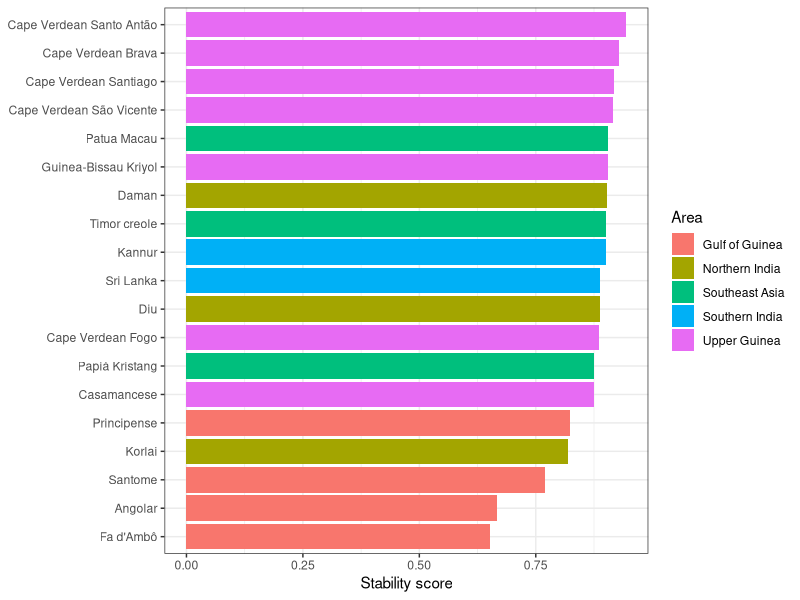
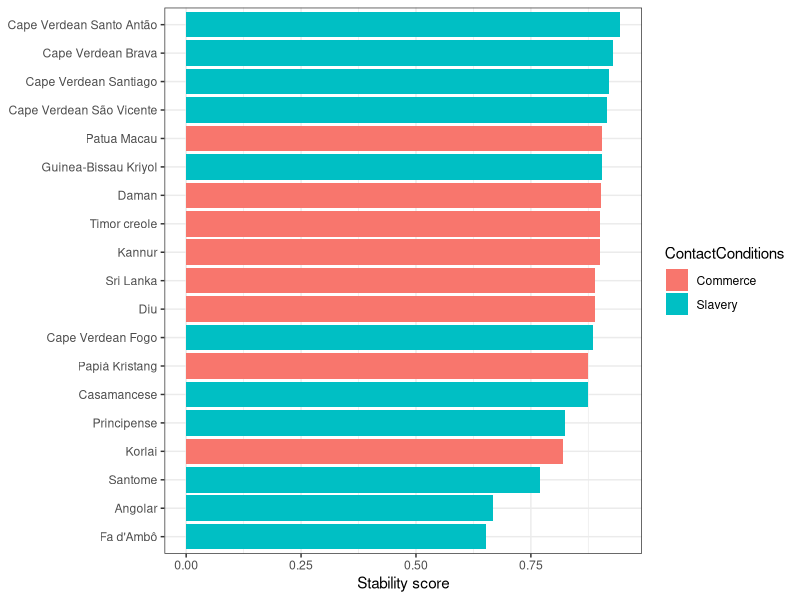
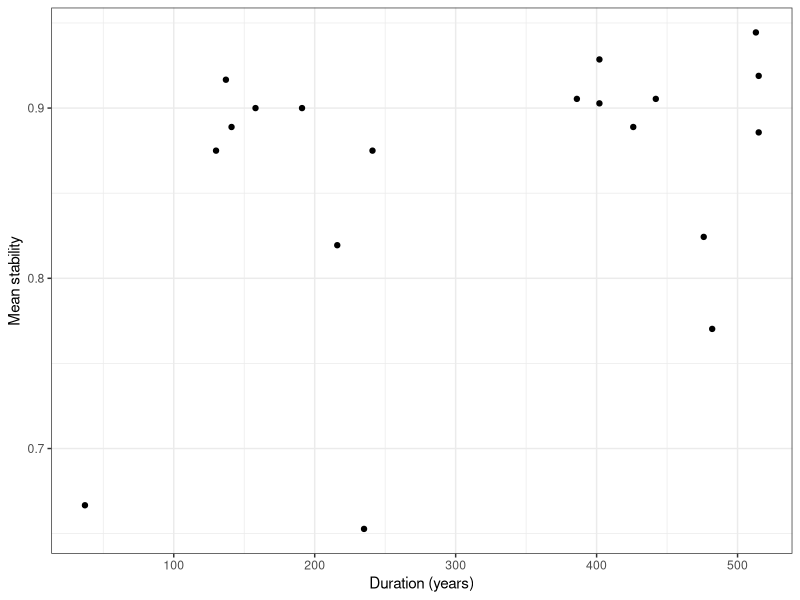
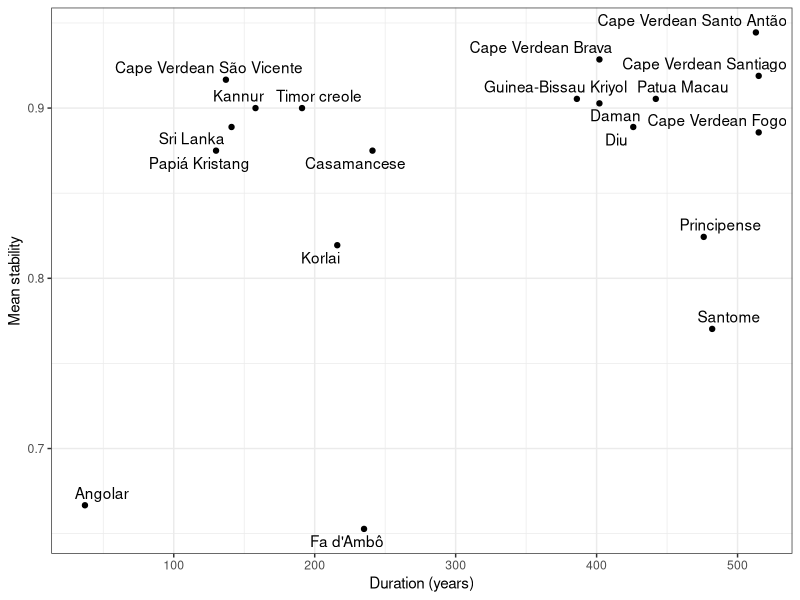
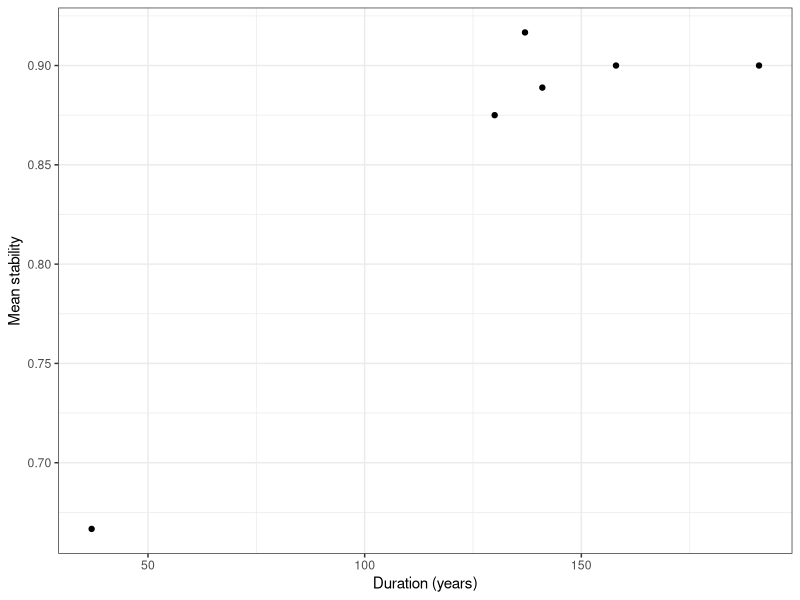
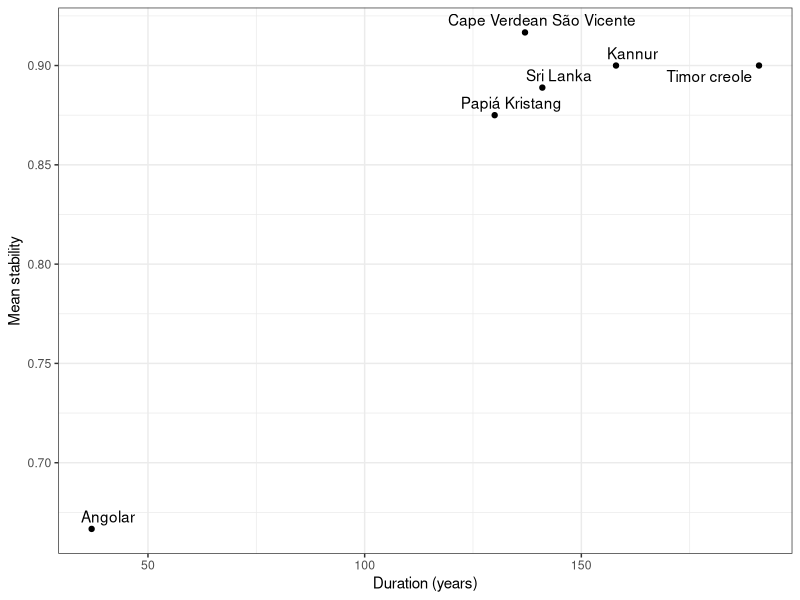
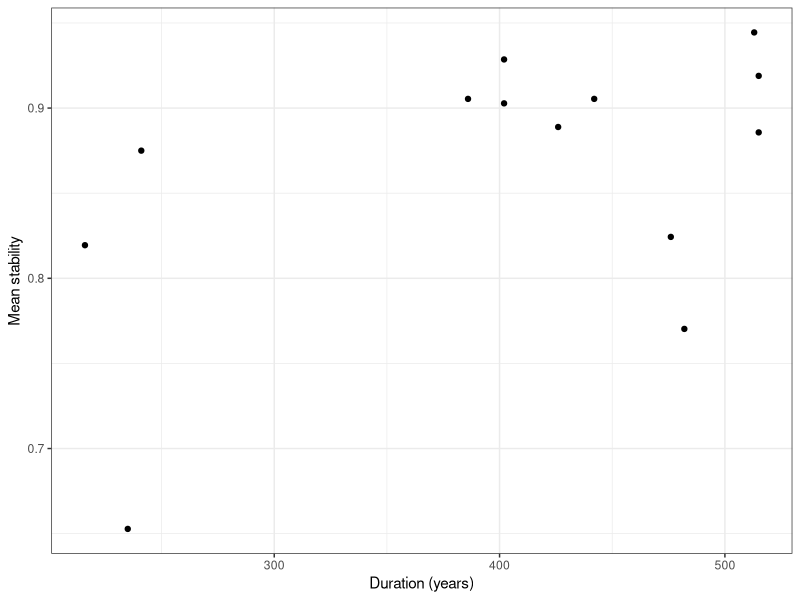
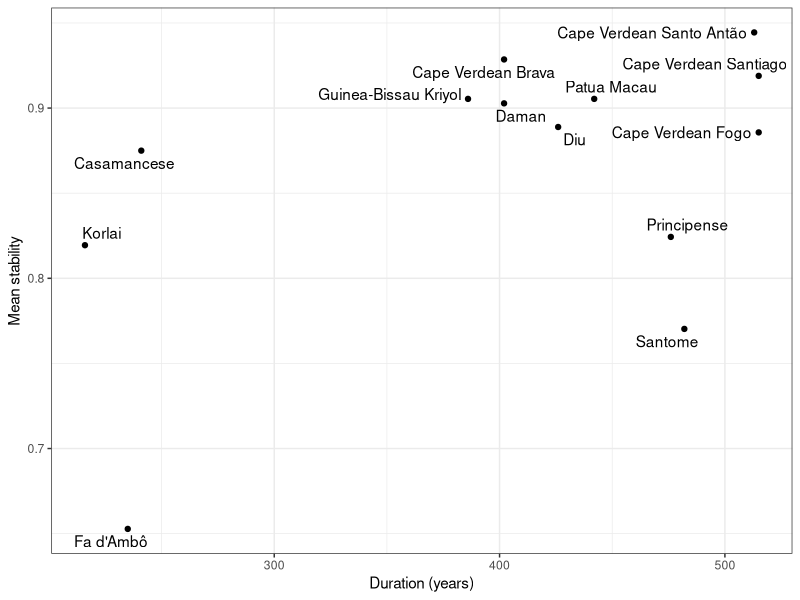

Source code (R) for these figures, in order: (Note: this script raises an error after producing the figures.)
## ---- chunk 1
library(tidyverse)
library(knitr)
library(ggrepel)

# Set the theme for all figures
theme_set(theme_bw())
## ---- chunk 2
database <- read_csv('database.csv')
## ---- chunk 3
database %>% head() %>% kable()
## ---- chunk 4
database$duration <- database$`EndOfInfluence` - database$`FirstMajorSettlement`
## ---- chunk 5
database <- mutate(database, GlobalStability = (PlaceStability + MannerStability)/2)
# table(database$Language, database$GlobalStability)
## ---- chunk 6
database <- database %>% mutate(duration_group = ifelse(duration <= 200, 'short', 'long'))
## ---- chunk 7
database <- database %>% mutate(categorical_stability = ifelse(PlaceStability == 1 & MannerStability == 1, 'no manner/no place', NA))

database <- database %>% mutate(categorical_stability = ifelse(PlaceStability == 1 & MannerStability == 0, 'manner/no place', categorical_stability))

database <- database %>% mutate(categorical_stability = ifelse(PlaceStability == 0 & MannerStability == 1, 'no manner/place', categorical_stability))

database <- database %>% mutate(categorical_stability = ifelse(PlaceStability == 0 & MannerStability == 0, 'manner/place', categorical_stability))

table(database$categorical_stability)
## ---- chunk 8
creole_stability <- database %>% group_by(Language, Area, duration, duration_group, ContactConditions) %>% summarize(MeanStability = mean(GlobalStability, na.rm = TRUE))
## ---- chunk 9
ggplot(creole_stability) + 
  geom_bar(aes(x = MeanStability, y = reorder(Language, MeanStability), fill = Area), 
           stat = "identity", show.legend = TRUE) +
  theme(axis.title.y = element_blank()) +
  labs(x = "Stability score")
## ---- chunk 10
table(creole_stability$Area)
## ---- chunk 11
ggplot(creole_stability) + 
  geom_bar(aes(x = MeanStability, y = reorder(Language, MeanStability), fill = ContactConditions), 
           stat = "identity", show.legend = TRUE) +
  theme(axis.title.y = element_blank()) +
  labs(x = "Stability score")
## ---- chunk 12
ggplot(creole_stability, aes(x=duration, y=MeanStability)) +
  geom_point() +
  xlab("Duration (years)") +
  ylab("Mean stability")
## ---- chunk 13
ggplot(creole_stability, aes(x=duration, y=MeanStability)) +
  geom_point() +
  geom_text_repel(aes(label = creole_stability$Language)) +
  xlab("Duration (years)") +
  ylab("Mean stability")
## ---- chunk 14
msd <- lm(MeanStability ~ duration, data=creole_stability)
summary(msd)
## ---- chunk 15
tmp_short <- creole_stability %>% filter(duration <= 200)
tmp_long <- creole_stability %>% filter(duration > 200)
## ---- chunk 16
ggplot(tmp_short, aes(x=duration, y=MeanStability)) +
  geom_point() +
  xlab("Duration (years)") +
  ylab("Mean stability")

ggplot(tmp_short, aes(x=duration, y=MeanStability)) +
  geom_point() +
  geom_text_repel(aes(label = tmp_short$Language)) +
  xlab("Duration (years)") +
  ylab("Mean stability")
## ---- chunk 17
ggplot(tmp_long, aes(x=duration, y=MeanStability)) +
  geom_point() +
  xlab("Duration (years)") +
  ylab("Mean stability")

ggplot(tmp_long, aes(x=duration, y=MeanStability)) +
  geom_point() +
  geom_text_repel(aes(label = tmp_long$Language)) +
  xlab("Duration (years)") +
  ylab("Mean stability")
## ---- chunk 18
msd <- lm(MeanStability ~ duration + duration_group * duration, data=creole_stability)
summary(msd)
## ---- chunk 19
ggplot(creole_stability, aes(x = duration, y = MeanStability, color = duration_group)) +
  geom_smooth(method = "lm") +
  geom_point() +
  xlab("Duration (years)") +
  ylab("Mean stability") +
  labs(color = "Duration group")
## ---- chunk 20
library(mgcv)
# Factorize duration_group
creole_stability$duration_group = as.factor(creole_stability$duration_group)

# Model with an interaction between duration_group and duration
# (with maximum of cubic-spline fit)
msd.gam <- gam(MeanStability ~ duration_group + s(duration, k=3) + s(duration, by=duration_group, k=3), data=creole_stability)

summary(msd.gam)

plot(msd.gam, all.terms=T, shade=T, pages=1)

qqnorm(resid(msd.gam)); qqline(resid(msd.gam))

msd.gam.trimmed <- gam(MeanStability ~ duration_group + s(duration, k=3) + s(duration, by=duration_group, k=3), data=creole_stability %>% filter(MeanStability>0.7))

summary(msd.gam.trimmed)

plot(msd.gam.trimmed, sel=1, shade=T, ylab="Effect on mean stability", xlab="Duration of influence", residuals=T, main="Main effect of duration", cex=5, pch=".", col='dodgerblue'); abline(h=0, lty=2, col="red")

plot(msd.gam.trimmed, sel=2, shade=T, ylab="Effect on mean stability", xlab="Duration of influence", main="Long-term influence", col='dodgerblue'); abline(h=0, lty=2, col="red")

plot(msd.gam.trimmed, sel=3, shade=T, ylab="Effect on mean stability", xlab="Duration of influence", main="Short-term influence", col='dodgerblue'); abline(h=0, lty=2, col="red")

# (dotted lines indicate error)
plot(msd.gam.trimmed, all.terms=T, sel=4, ylab="Effect on mean stability", xlab="Duration group", main="Main effect of duration group")

# checking out the model performance
qqnorm(resid(msd.gam.trimmed)); qqline(resid(msd.gam.trimmed)) # meh
## ---- chunk 21
ggplot(database, aes(duration, MannerStability, colour=duration_group)) + 
  geom_point() + 
  geom_smooth(method = "lm") +
  facet_wrap(~Class) +
  xlab("Duration (years)") +
  ylab("Manner stability") +
  labs(color="Duration")
## ---- chunk 22
ggplot(database, aes(duration, GlobalStability, colour=duration_group)) + 
  geom_point() + 
  geom_smooth() +
  facet_wrap(~Class) +
  xlab("Duration (years)") +
  ylab("Global stability") +
  labs(color="Duration")
## ---- chunk 23
ggplot(database, aes(duration, PlaceStability, colour=duration_group)) + 
  geom_point() + 
  geom_smooth(method = "lm") +
  facet_wrap(~LexifierPhoneme)  +
  xlab("Duration (years)") +
  ylab("Place stability") +
  labs(color="Duration")
## ---- chunk 24
ggplot(database, aes(duration, MannerStability, colour=duration_group)) + 
  geom_point() + 
  geom_smooth() +
  facet_wrap(~LexifierPhoneme) +
  xlab("Duration (years)") +
  ylab("Mean stability") +
  labs(color="Duration")
## ---- chunk 25
ggplot(database, aes(duration, GlobalStability, colour=duration_group)) + 
  geom_point() + 
  geom_smooth() +
  facet_wrap(~LexifierPhoneme) +
  xlab("Duration (years)") +
  ylab("Global stability") +
  labs(color="Duration")
## ---- chunk 26
place_results <- database %>% group_by(LexifierPhoneme) %>% summarize(mplace = mean(PlaceStability, na.rm = TRUE))
manner_results <- database %>% group_by(LexifierPhoneme) %>% summarize(mmanner = mean(MannerStability, na.rm = TRUE))

consonant_stability <- left_join(place_results, manner_results, by = "LexifierPhoneme")

class <- c("nasal", "rhotic", "lateral", "fricative", "stop", "stop", "fricative", "stop", "stop", "lateral", "nasal", "nasal", "stop", "rhotic", "fricative", "stop", "affricate", "fricative", "fricative")

consonant_stability_class <- cbind(consonant_stability, class)
## ---- chunk 27
ggplot(consonant_stability, aes(y = mmanner, x = mplace, label = LexifierPhoneme, color=class)) +
  geom_point(position= "dodge") + 
  geom_text(aes(label=LexifierPhoneme), hjust=3, vjust=0) +
  theme(axis.title.x = element_blank(),
        axis.title.y = element_blank())
## ---- chunk 28
ggplot(consonant_stability, aes(y = mmanner, x = mplace)) +
  geom_point(position= "dodge", aes(color=class)) + 
  geom_text_repel(aes(label = LexifierPhoneme)) +
  xlab("Mean stability (place of articulation)") +
  ylab("Mean (manner of articulation)") +
  labs(color="Segment class")
## ---- chunk 29
consonant_global_stability <- mutate(consonant_stability_class, mglobal = (mmanner + mplace)/2)

ggplot(consonant_global_stability) + 
  geom_bar(aes(x = mglobal, 
               y = reorder(LexifierPhoneme, mglobal),
               fill = class), stat = "identity", show.legend = TRUE) +
  labs(x = "Stability score", y = "Phoneme", fill = "Manner")
## ---- chunk 30
# qplot(x = duration, y = MeanStability, data = consonant_global_stability, color = duration_group) +
#  geom_smooth(method = "lm") 
## ---- chunk 31
library(lmerTest)

# Factorizing
mod.db = database %>%
              as.data.frame() %>%
              mutate(categorical_stability = as.factor(categorical_stability),
              Lexifier = as.factor(Lexifier),
              CreolePhoneme = as.factor(CreolePhoneme),
              Language = as.factor(Language))

# Remove singletons/doubletons
#goodies = names(table(mod.db$CreolePhoneme)>2)

#mod.db = mod.db %>%
#         filter(CreolePhoneme %in% goodies)
## ---- chunk 32
plot(mod.db$categorical_stability, mod.db$duration, notch=T)
## ---- chunk 33
table(mod.db$categorical_stability)

# Place stability
cat.mod.place = glmer(PlaceStability ~ log(duration) + (1|CreolePhoneme), data=mod.db, family="binomial")

summary(cat.mod.place)

# Manner stability
cat.mod.manner = glmer(MannerStability ~ log(duration) + (1|CreolePhoneme), data=mod.db, family="binomial")

summary(cat.mod.manner)

# Duration group
cat.mod.group = glmer(as.factor(duration_group) ~ PlaceStability + MannerStability + (1|CreolePhoneme), data=mod.db, family="binomial", nAGQ=0)

summary(cat.mod.group)
## ---- chunk 34
data_by_position <- database %>% select(Position, LexifierPhoneme, PlaceStability, MannerStability) %>% mutate(Position = tolower(Position))

data_by_position$PlaceStability <- as.numeric(data_by_position$PlaceStability)

data_by_position$MannerStability <- as.numeric(data_by_position$MannerStability)
## ---- chunk 35
position_stability <- mutate(data_by_position, GlobalStability = (PlaceStability + MannerStability)/2)

position_results <- position_stability %>% group_by(LexifierPhoneme, Position) %>% summarize(m = mean(GlobalStability, na.rm = TRUE))
## ---- chunk 36
position_results$Position <- factor(position_results$Position, levels = c('word-initial', 'word-medial', 'word-final'))

ggplot(position_results, aes(x = LexifierPhoneme, y = m, fill = Position)) + 
  geom_col(position = position_dodge2(width = 0.9, preserve = "single")) +
  theme(axis.title.x = element_blank(),
        axis.title.y = element_blank()) +
  labs(x = "Lexifier phoneme", y = "Mean stability", fill = "Word position")
## ---- chunk 37
ggplot(position_results) + 
  geom_bar(aes(x = m,
               y = reorder(LexifierPhoneme, m),
               fill = Position), 
           stat = "identity", 
           show.legend = TRUE,
           position = "dodge2") +
  labs(x = "Stability score", y = "Phoneme", fill = "Word position")
## ---- chunk 38
position_results1 <- position_results %>% pivot_wider(names_from = Position, values_from = m)

different_position <- subset(position_results1, position_results1$`word-initial` != position_results1$`word-medial` | position_results1$`word-final` != position_results1$`word-medial`)

different_position_results <- different_position %>% pivot_longer(c(`word-initial`, `word-medial`, `word-final`), names_to = "Position", values_to = "m")

different_position_results$Position <- factor(different_position_results$Position, levels = c('word-initial', 'word-medial', 'word-final'))

ggplot(different_position_results, 
       aes(x = LexifierPhoneme, y = m, fill = Position)) + 
  geom_col(position = position_dodge2(width = 0.9, preserve = "single")) +
  labs(x = "Lexifier phoneme", y = "Mean stability", fill = "Word position")
## ---- chunk 39
# TODO: reorder doesn't work here
ggplot(different_position_results) + 
  geom_bar(aes(x = m,
               y = reorder(LexifierPhoneme, m),
               fill = Position), 
           stat = "identity", 
           show.legend = TRUE,
           position = "dodge2") +
  labs(x = "Stability score", y = "Phoneme", fill = "Word position")
## ---- chunk 40
m <- lm(MeanStability ~ ContactConditions, data=creole_stability)
summary(m)
## ---- chunk 41
ggplot(creole_stability, aes(x = ContactConditions, y = MeanStability, fill = ContactConditions)) +
  geom_smooth(method = "lm") +
  geom_violin()  +
  xlab("Contact condition") +
  ylab("Mean stability") +
  guides(fill="none")
## ---- chunk 42
m <- lm(MeanStability ~ duration + ContactConditions * duration, data=creole_stability)
summary(m)
## ---- chunk 43
ggplot(creole_stability, aes(x = duration, y = MeanStability, color = ContactConditions)) +
  geom_smooth(method = "lm") +
  geom_point() +
  xlab("Duration (years)") +
  ylab("Mean stability") +
  labs(color="Contact conditions")
